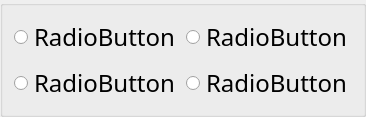
          <widget class="QGroupBox" name="groupBox_11">
           <property name="font">
            <font>
             <family>微软雅黑 Light</family>
             <pointsize>12</pointsize>
            </font>
           </property>
           <property name="title">
            <string/>
           </property>
           <layout class="QGridLayout" name="gridLayout_16">
            <item row="0" column="0">
             <widget class="QRadioButton" name="test11a">
              <property name="font">
               <font>
                <family>宋体</family>
                <pointsize>18</pointsize>
               </font>
              </property>
              <property name="text">
               <string>RadioButton</string>
              </property>
             </widget>
            </item>
            <item row="0" column="1">
             <widget class="QRadioButton" name="test11b">
              <property name="font">
               <font>
                <family>宋体</family>
                <pointsize>18</pointsize>
               </font>
              </property>
              <property name="text">
               <string>RadioButton</string>
              </property>
             </widget>
            </item>
            <item row="1" column="0">
             <widget class="QRadioButton" name="test11c">
              <property name="font">
               <font>
                <family>宋体</family>
                <pointsize>18</pointsize>
               </font>
              </property>
              <property name="text">
               <string>RadioButton</string>
              </property>
             </widget>
            </item>
            <item row="1" column="1">
             <widget class="QRadioButton" name="test11d">
              <property name="font">
               <font>
                <family>宋体</family>
                <pointsize>18</pointsize>
               </font>
              </property>
              <property name="text">
               <string>RadioButton</string>
              </property>
             </widget>
            </item>
           </layout>
          </widget>
